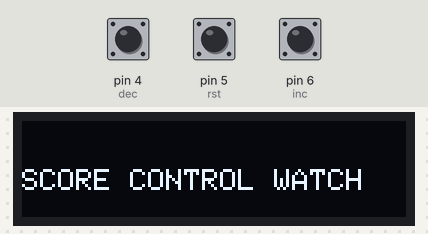
The sketch below on a simulated Arduino Uno, built with avr-gcc and run on an emulated ATmega328P. Shown: 128×32 one-colour display. Inputs (shaded band) come from the test bench; at power-on: pin 4 (dec) HIGH, pin 5 (rst) HIGH, pin 6 (inc) HIGH. No radio packets arrive unless stated; what the sketch prints to the serial monitor is not drawn.

Above: at 3.9 s.
4.0 s: pin 4 (dec) pulled LOW for 1.35 s
6.8 s: pin 5 (rst) pulled LOW for 1.35 s
9.6 s: pin 6 (inc) pulled LOW for 1.35 s
Timing chart, 0 to 12.6 s (numbered marks = the images above; inputs shaded):
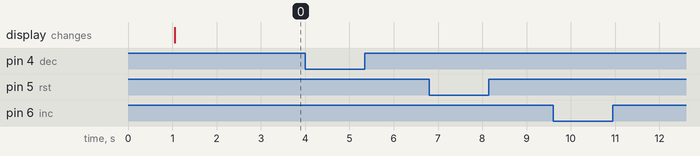

Measured:
- after the input at 4.0 s, every drawn part: stays the same
- after the input at 6.8 s, every drawn part: stays the same
- after the input at 9.6 s, every drawn part: stays the same

The sketch:

TRANSMITTER_SEM_5.ino
```cpp
//TRANSMITTER

#include <Wire.h>
#include <Adafruit_GFX.h>
#include <Adafruit_SSD1306.h>

#define SCREEN_WIDTH 128 // OLED display width,  in pixels
#define SCREEN_HEIGHT 32 // OLED display height, in pixels

// declare an SSD1306 display object connected to I2C
Adafruit_SSD1306 oled(SCREEN_WIDTH, SCREEN_HEIGHT, &Wire, -1);

#include <SPI.h>
#include <nRF24L01.h>
#include <RF24.h>

RF24 radio(8, 9); //CE, CSN
const byte address[6] = "00001"; //Byte of array representing the address.
//This is the address where we will send the data. This should be same on the receiving side.

// constants won't change. They're used here to set pin numbers:
const int inc = 6;  // the number of the pushbutton pin
const int rst = 5;  // the number of the pushbutton pin
const int dec = 4;  // the number of the pushbutton pin

// variables will change:
uint8_t incButtonState;
uint8_t rstButtonState;
uint8_t decButtonState;

void setup()
{
  Serial.begin(9600);
  radio.begin(); //Starting the Wireless communication
  radio.openWritingPipe(address); //Setting the address where we will send the data
  radio.setPALevel(RF24_PA_MAX); //You can set it as minimum or maximum depending on the distance between the transmitter and receiver.
  radio.stopListening(); //This sets the module as transmitter

  // the pull-up input pin will be HIGH when the switch is open and LOW when the switch is closed.
  pinMode(inc, INPUT_PULLUP);
  pinMode(rst, INPUT_PULLUP);
  pinMode(dec, INPUT_PULLUP);
}

uint8_t state;

void loop()
{

  // initialize OLED display with address 0x3C for 128x32
  if (!oled.begin(SSD1306_SWITCHCAPVCC, 0x3C)) {
    Serial.println(F("SSD1306 allocation failed"));
    while (true);
  }

  delay(1000);         // wait for initializing
  oled.clearDisplay(); // clear display

  oled.setTextSize(1);          // text size
  oled.setTextColor(WHITE);     // text color
  oled.setCursor(0, 16);        // position to display
  oled.print("SCORE CONTROL WATCH"); // text to display
  oled.display();               // show on OLED

  //Read the state of the pushbutton value:
  incButtonState = digitalRead(inc);
  rstButtonState = digitalRead(rst);
  decButtonState = digitalRead(dec);

  if (incButtonState == LOW)
  {
    state = 1;
    radio.write(&state, sizeof(state));
    Serial.println("Increment");
    delay(1000);
  }

  if (rstButtonState == LOW)
  {
    state = 2;
    radio.write(&state, sizeof(state));
    Serial.println("Reset");
    delay(1000);
  }

  if (decButtonState == LOW)
  {
    state = 3;
    radio.write(&state, sizeof(state));
    Serial.println("Decrement");
    delay(1000);
  }
}
```
